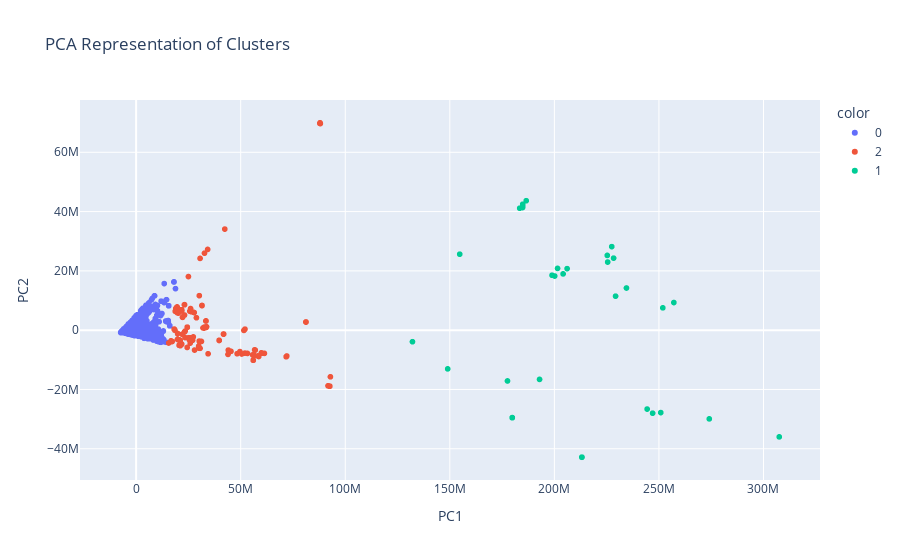

The notebook cell this image was saved under:
### Code cell
# Create scatter plot of `PC2` vs `PC1`
fig = px.scatter(
    data_frame=X_pca,
    x="PC1",
    y="PC2",
    color=labels.astype(str),
    title="PCA Representation of Clusters"
    
)
fig.update_layout(xaxis_title="PC1", yaxis_title="PC2")

fig.show()

### Figure 1 — Plotly figure (JSON) as saved in the notebook; plotly's stock layout.template omitted (floating-point values rounded to 4 significant figures; data arrays with more than 128 entries replaced by an {"elided": "..."} marker saying what was removed)
{"data": [{"hovertemplate": "color=0<br>PC1=%{x}<br>PC2=%{y}<extra></extra>", "legendgroup": "0", "marker": {"color": "#636efa", "symbol": "circle"}, "mode": "markers", "name": "0", "showlegend": true, "type": "scattergl", "x": {"elided": "4132 float values"}, "xaxis": "x", "y": {"elided": "4132 float values"}, "yaxis": "y"}, {"hovertemplate": "color=2<br>PC1=%{x}<br>PC2=%{y}<extra></extra>", "legendgroup": "2", "marker": {"color": "#EF553B", "symbol": "circle"}, "mode": "markers", "name": "2", "showlegend": true, "type": "scattergl", "x": {"elided": "194 float values"}, "xaxis": "x", "y": {"elided": "194 float values"}, "yaxis": "y"}, {"hovertemplate": "color=1<br>PC1=%{x}<br>PC2=%{y}<extra></extra>", "legendgroup": "1", "marker": {"color": "#00cc96", "symbol": "circle"}, "mode": "markers", "name": "1", "showlegend": true, "type": "scattergl", "x": [247000000.0, 250900000.0, 244300000.0, 307500000.0, 274100000.0, 186500000.0, 184800000.0, 184800000.0, 183400000.0, 184800000.0, 234500000.0, 251900000.0, 229300000.0, 154700000.0, 257200000.0, 149000000.0, 132200000.0, 177600000.0, 192900000.0, 204200000.0, 201500000.0, 206100000.0, 198900000.0, 200200000.0, 179900000.0, 179900000.0, 179900000.0, 179900000.0, 179900000.0, 225300000.0, 228300000.0, 227400000.0, 225500000.0, 213200000.0, 213200000.0, 213100000.0, 213100000.0, 213200000.0], "xaxis": "x", "y": [-28000000.0, -27790000.0, -26610000.0, -35980000.0, -29920000.0, 43660000.0, 41840000.0, 41370000.0, 41140000.0, 42460000.0, 14230000.0, 7531000.0, 11480000.0, 25630000.0, 9329000.0, -13050000.0, -3893000.0, -17130000.0, -16600000.0, 18980000.0, 20830000.0, 20760000.0, 18530000.0, 18270000.0, -29510000.0, -29510000.0, -29510000.0, -29510000.0, -29510000.0, 25220000.0, 24300000.0, 28190000.0, 22970000.0, -42860000.0, -42850000.0, -42840000.0, -42850000.0, -42830000.0], "yaxis": "y"}], "layout": {"legend": {"title": {"text": "color"}, "tracegroupgap": 0}, "title": {"text": "PCA Representation of Clusters"}, "xaxis": {"anchor": "y", "domain": [0, 1], "title": {"text": "PC1"}}, "yaxis": {"anchor": "x", "domain": [0, 1], "title": {"text": "PC2"}}}}
